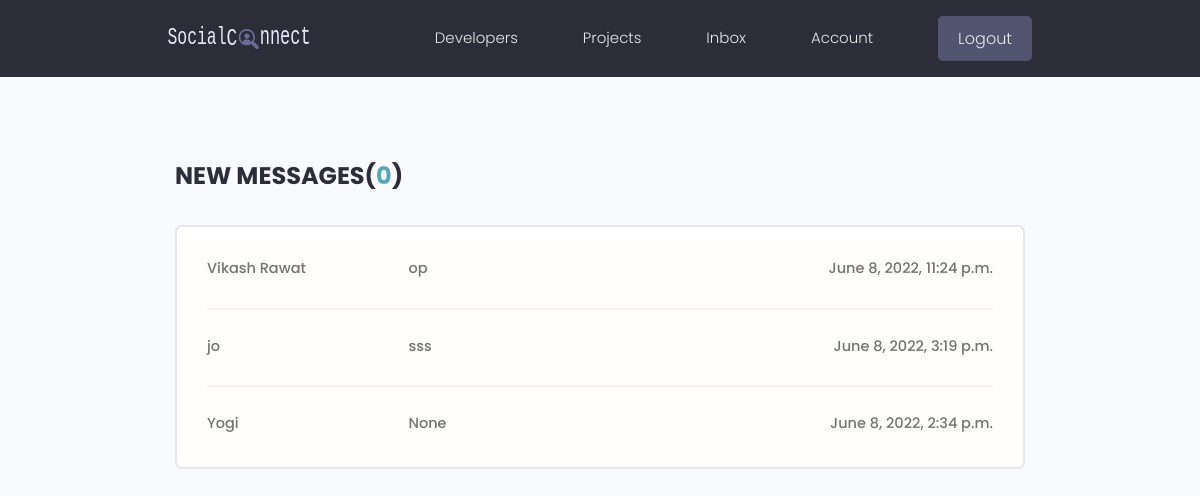
Screenshot of /users/inbox/ (signed in) with the database file from the repository.
### users/models.py (models this page shows, shortened)
class Message(models.Model):
    sender = models.ForeignKey(Profile,on_delete=models.SET_NULL,null=True,blank=True)
    recipient = models.ForeignKey(Profile,on_delete=models.SET_NULL,null=True,blank=True,related_name="messages")
    name = models.CharField(max_length=200,null=True,blank=True)
    email = models.EmailField(max_length=200,null=True,blank=True)
    subject = models.CharField(max_length=200,null=True,blank=True)
    body = models.TextField()
    is_read = models.BooleanField(default=False,null=True)
    created_at = models.DateTimeField(auto_now_add=True)
    id = models.UUIDField(primary_key=True,unique=True,editable=False,default=uuid.uuid4)
    class Meta:
        ordering = ['is_read','-created_at']

### users/views.py (the view)
# urls.py: path('inbox/',views.inbox,name="inbox"),
@login_required(login_url='login')
def inbox(request):
    profile = request.user.profile
    messageRequests = profile.messages.all()
    unreadCount = messageRequests.filter(is_read=False).count()
    context = {'messageRequests': messageRequests, 'unreadCount': unreadCount}
    return render(request, 'users/inbox.html', context)

### users/templates/users/inbox.html
{% extends 'main.html' %}
{% block content %}
<main class="inbox my-xl">
  <div class="content-box">
    <h3 class="inbox__title">New Messages(<span>{{unreadCount}}</span>)</h3>
    <ul class="messages">
      {% for message in messageRequests %}
      {% if message.is_read == False %}
      <li class="message message--unread">
        {% else %}
      <li class="message">
        {% endif %}
        <a href="{% url 'message' message.id %}">
          <span class="message__author">{{message.name}}</span>
          <span class="message__subject">{{message.subject}}</span>
          <span class="message__date">{{message.created_at}}</span>
        </a>
      </li>
      {% endfor %}
    </ul>
  </div>
</main>
{% endblock content %}

### static/styles/app.css (style rules this page uses)
:root { --color-sub: #2d2d39; }
.content-box { width: 95%; max-width: 85rem; margin: 0 auto; }
.inbox { height: 90vh; }
.inbox__title, .inbox__title span { font-size: 2.4rem; font-weight: 700; color: var(--color-sub); text-transform: uppercase; text-align: left; margin-bottom: 3rem; }
.inbox__title span { color: var(--color-main); }
.messages { list-style: none; background: var(--color-white); padding: 0.5rem 3rem; border: 2px solid var(--color-light); border-radius: 0.7rem; }
.message { padding: 2.5rem 0; }
.message > a span { font-size: 1.45rem; font-weight: 500; }
.message:not(:last-child) { border-bottom: 2px solid var(--color-white-light); }
.message > a { display: flex; gap: 1rem; }
.message__author, .message__date { flex-basis: 25%; }
.message__subject { flex-basis: 50%; }
.message__date { text-align: right; }

### static/uikit/styles/modules/_variables.css (style rules this page uses)
:root { --color-main: #5aa5b9; --color-main-light: #e6faff; --color-sub: #3f4156; --color-sub-light: #51546e; --color-sub-lighter: #ededfd; --color-text: #737373; --color-gray: #8b8b8b; --color-light: #e5e7eb; --color-light-gray: #767676; --color-bg: #f8fafd; --color-white: #fffefd; --color-white-light: #f3f3f3; --color-success: #359e64; --color-success-bg: #def8e8; --color-error: #fc4b0b; --color-error-bg: #fff2ee; --font-base: 'Poppins', arial, helvetica, 'Segoe UI', roboto, ubuntu, sans-serif; --font-monospace: 'Fira Code', 'Courier New', courier, monospace; --font-regular: 300; --font-medium: 500; --font-bold: 700; --generic-shadow: 1px 1px 5px #00000010; --generic-transition: all 0.3s ease-in-out; }

### static/uikit/styles/modules/_base.css (style rules this page uses)
* { margin: 0; padding: 0; box-sizing: border-box; text-rendering: optimizeLegibility; color: inherit; font-size: inherit; }
html { font-size: 50%; }
@media only screen and (min-width: 480px) { html { font-size: 56.25%; } }
@media only screen and (min-width: 1200px) { html { font-size: 62.5%; } }
body { line-height: 1.6; font-weight: 400; font-size: 1.5rem; color: var(--color-text); background-color: var(--color-bg); min-height: 100vh; }

### static/uikit/styles/modules/_typography.css (style rules this page uses)
* { font-family: var(--font-base); }
h3 { font-size: 3.2rem; font-weight: var(--font-medium); }
p, span, strong { font-size: 1.6rem; color: var(--color-text); font-weight: var(--font-regular); }
a { padding-bottom: 2px; text-decoration: none; display: inline-block; color: var(--color-main); font-weight: var(--font-medium); }

### static/uikit/styles/modules/_utilities.css (style rules this page uses)
.my-xl { margin: 8rem auto; }

### rows the page displays
Message: name "Vikash Rawat", subject "op", created_at "June 8, 2022, 11:24 p.m."
Message: name "jo", subject "sss", created_at "June 8, 2022, 3:19 p.m."
Message: name "Yogi", subject "None", created_at "June 8, 2022, 2:34 p.m."

### other values shown
{{ unreadCount }} "0"
